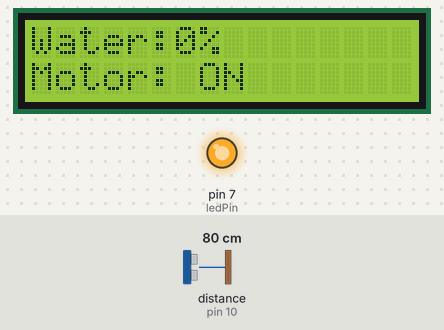
A sketch run on a simulated Arduino Uno, built with avr-gcc and run on an emulated ATmega328P. Parts: 16×2 character LCD, output pins drawn as LEDs (lit = HIGH). Wiring (inferred from the names in the program): ultrasonic range finder: trigger pin 9; echo pin 10. The test bench sets the inputs (shaded band); at power-on: distance to the obstacle (sensor on pin 10) 80 cm. The echo pulse lasts 58.3 µs per cm; pins used as bus, display or sensor lines are not drawn; what the sketch prints to the serial monitor is not drawn.

Above: at 3.2 s.
3.3 s: distance to the obstacle (sensor on pin 10) set to 19 cm
At 4.4 s:
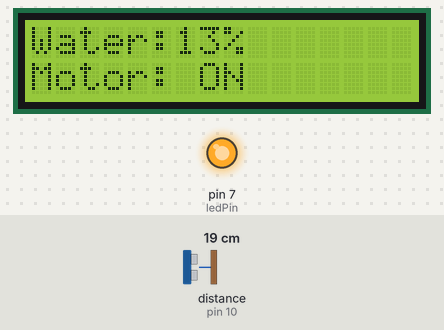
5.5 s: distance to the obstacle (sensor on pin 10) set to 15 cm
At 7.3 s:
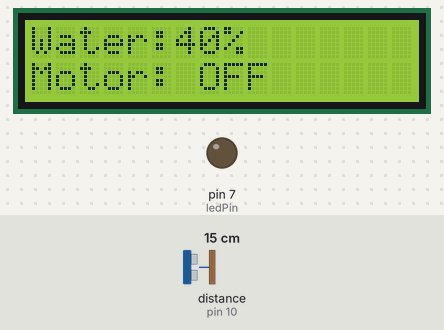
7.6 s: distance to the obstacle (sensor on pin 10) set to 2 cm
At 9.3 s:
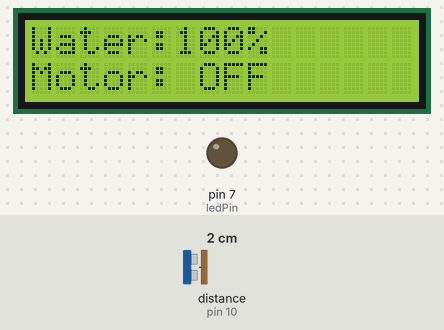
9.6 s: distance to the obstacle (sensor on pin 10) set to 35 cm
At 11.3 s:
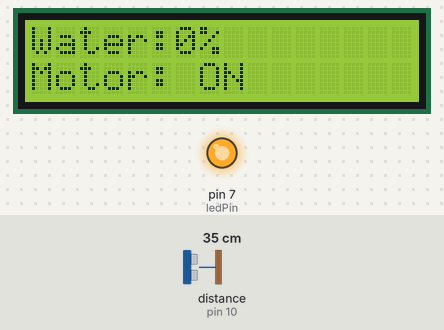
11.6 s: distance to the obstacle (sensor on pin 10) set to 4 cm
At 13.3 s:
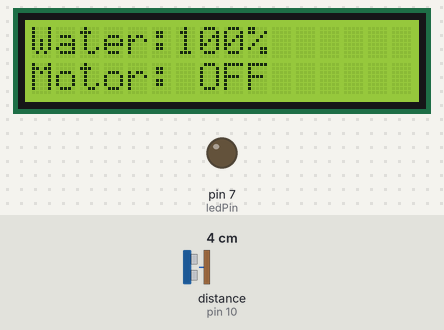
Timing chart, 0 to 14.6 s (numbered marks = the images above; inputs shaded):
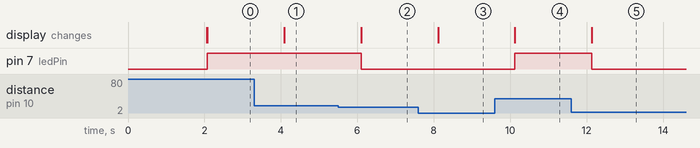

Measured:
- the behaviour switches between 17 and 16 cm on distance to the obstacle (sensor on pin 10) (found by bisection; images 1 and 2)
- after the input at 3.3 s, the display: changes after 0.79 s (image 1)
- after the input at 5.5 s, pin 7 (ledPin): HIGH → LOW after 0.60 s; the display: changes after 0.60 s (image 2)
- after the input at 7.6 s, the display: changes after 0.51 s (image 3)
- after the input at 9.6 s, pin 7 (ledPin): LOW → HIGH after 0.52 s; the display: changes after 0.52 s (image 4)
- after the input at 11.6 s, pin 7 (ledPin): HIGH → LOW after 0.53 s; the display: changes after 0.54 s (image 5)

The sketch:

webmonitor.ino
```cpp
#include <LiquidCrystal.h>

LiquidCrystal lcd(12, 11, 5, 4, 3, 2);

#define trigPin 9
#define echoPin 10
#define ledPin 7

long duration;
int distance;
int waterLevel;

void setup() {

  pinMode(trigPin, OUTPUT);
  pinMode(echoPin, INPUT);
  pinMode(ledPin, OUTPUT);

  lcd.begin(16, 2);

  Serial.begin(9600);

  lcd.setCursor(0,0);
  lcd.print("Water Monitor");
  delay(2000);
  lcd.clear();
}

void loop() {

  // Trigger ultrasonic sensor
  digitalWrite(trigPin, LOW);
  delayMicroseconds(2);

  digitalWrite(trigPin, HIGH);
  delayMicroseconds(10);
  digitalWrite(trigPin, LOW);

  // Read echo
  duration = pulseIn(echoPin, HIGH);

  // Convert to distance
  distance = duration * 0.034 / 2;

  // Convert to water percentage
  waterLevel = map(distance, 20, 5, 0, 100);

  // Prevent negatives or above 100
  waterLevel = constrain(waterLevel, 0, 100);

  // LCD FIRST LINE
  lcd.setCursor(0,0);
  lcd.print("Water:");
  lcd.print(waterLevel);
  lcd.print("%    ");

  // LOW WATER
  if (waterLevel < 30) {

    digitalWrite(ledPin, HIGH);

    lcd.setCursor(0,1);
    lcd.print("Motor: ON     ");

    // Website serial data
    Serial.print(waterLevel);
    Serial.println(",Motor ON");
  }

  // WATER OK
  else {

    digitalWrite(ledPin, LOW);

    lcd.setCursor(0,1);
    lcd.print("Motor: OFF    ");

    // Website serial data
    Serial.print(waterLevel);
    Serial.println(",Motor OFF");
  }

  delay(1000);
}
```
